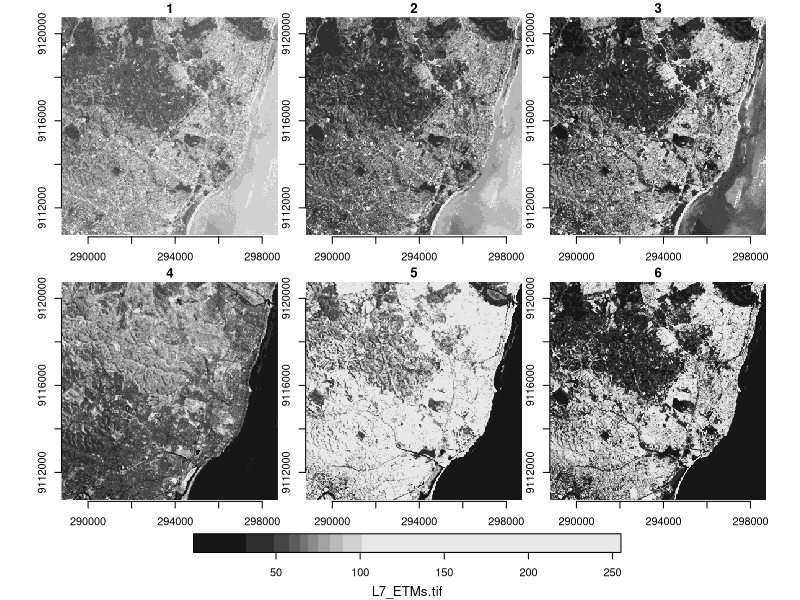
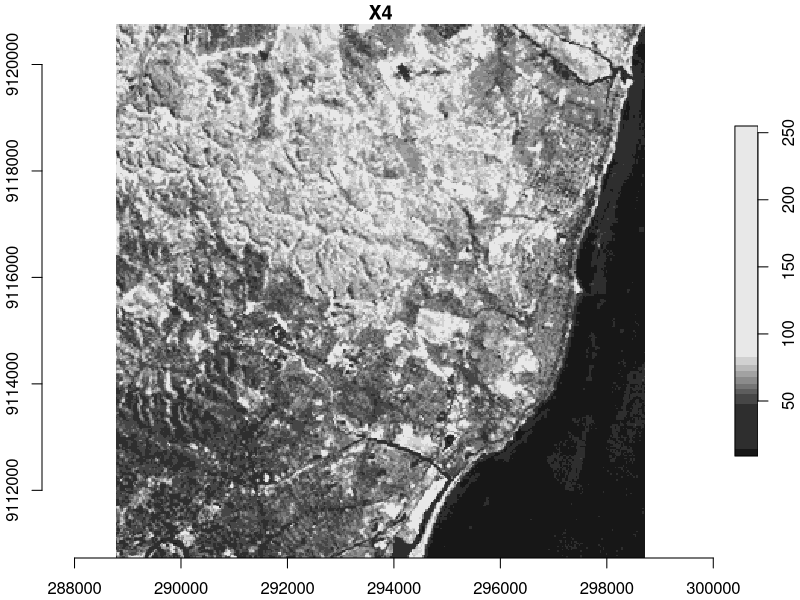
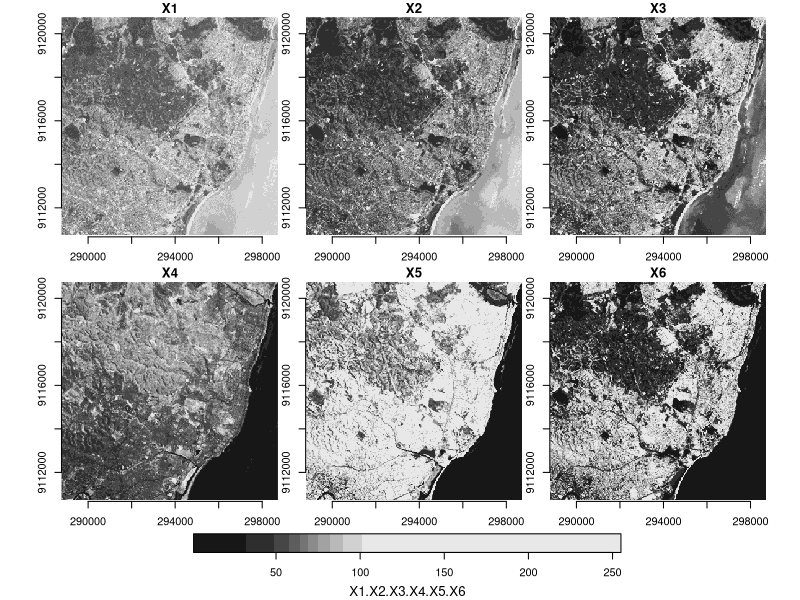
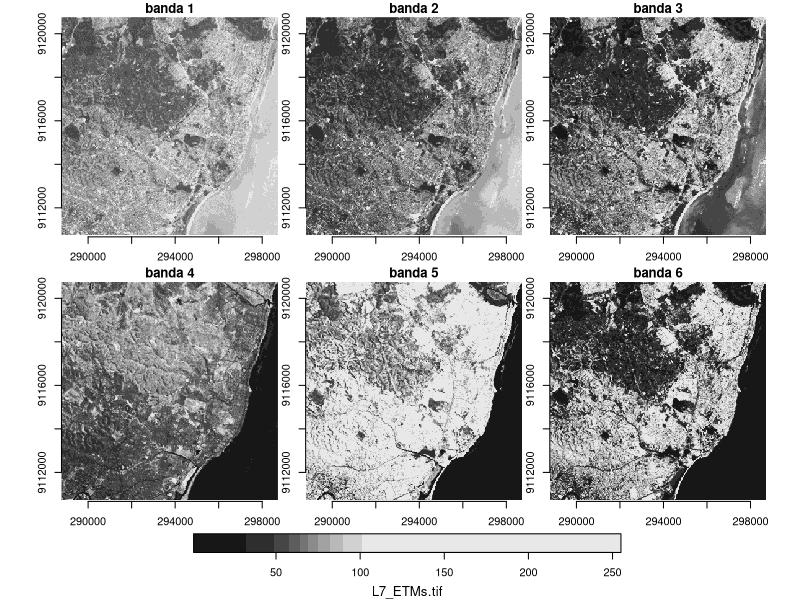

Source code (R) for these figures, in order: (Note: this script raises an error after producing the figures.)
## ---- chunk 1
knitr::opts_chunk$set(echo = TRUE)
## ---- chunk 2
library(stars)
## ---- chunk 3
tif = system.file("tif/L7_ETMs.tif", package = "stars")# creacion del camino del archivo como objeto texto

img = read_stars(tif) # lectura del archivo

plot(img, axes = T) # visualizer las 6 bandas
## ---- chunk 4
# separación de la imagen por la dimensión bandas
(img.sep = split(img, "band"))

# visualización del atributo X4, anterior banda 4
plot(img.sep["X4"], axes = T)
## ---- chunk 5
img2 <-merge(img.sep) 

plot(img2, axes = T)
## ---- chunk 6
img2 <- merge(img.sep)       %>% 
        setNames(names(img)) %>% 
        st_set_dimensions(3,        # definiendo los nombres de las bandas en la dimensión 3
                          values = paste0("banda ", 1:6)) %>%
                          st_set_dimensions(names = c("lon", "lat", "banda")) # nombres de las dimensiones

img2

plot(img2, axes = T)
## ---- chunk 7
olinda <- read_sf("C:/Users/Walter Pina/Documents/Github/spatial_stars/datos/olinda.shp") # lectura del archivo, el camino debe ser actualizado con los datos de la verdadera localización en su computador

plot(olinda["gid"], axes = T)
## ---- chunk 8
st_crs(olinda)

st_crs(img)
## ---- chunk 9
img <- st_transform(img, st_crs(olinda))
## ---- chunk 10
img_corte1 <- img[olinda][, , , 1:3]
## ---- chunk 11
plot(img_corte1[, , , 1], 
     reset = FALSE, 
     axes  = T, 
     main  = " Municipio de Olinda -  Banda 1 (B)")

plot(olinda, 
     col    = NA, 
     border = 'red', 
     add    = TRUE, 
     lwd    = 2)
## ---- chunk 12
plot(img_corte1, axes = T)
## ---- chunk 13
# 1 Creación del círculo y definición del sistema de referencia
circulo = st_sfc(st_buffer( st_point(c(291500, 9117500)), 2000), 
                 crs = st_crs(img))
# 2 corte 
img_cir <- img[circulo][, , , 6]

# 3 visualización
plot(img_cir, 
     axes  = T, 
     reset = FALSE, 
     main  = "Banda 6 con 2 km de buffer",
     ylim  = c(9115000, 9120000),
     xlim  = c(288000, 294000))

plot(circulo, 
     col    = NA, 
     border = 'red', 
     add    = TRUE, 
     lwd    = 2)
## ---- chunk 14
# 1
pt1 = st_point(c(290000, 9119000))
pt2 = st_point(c(293000, 9119000))
pt3 = st_point(c(293000, 9116000))
pt4 = st_point(c(290000, 9116000))
pt5 = st_point(c(290000, 9119000)) # punto de cierre, igual al pt1
# 2
pol <-st_polygon(list(rbind(pt1, pt2, pt3, pt4, pt5)))
# 3
pol <- st_sfc(pol, crs = st_crs(img))
# 4
plot(pol, axes=T)
# 5
img_corte2 <- img[pol][, , , 1:3]
# 6
plot( img[pol][, , , 1:3], 
      axes = T,
      xlim = c(289000, 294000),
      ylim = c(9114000, 9120000))
## ---- chunk 15
p <- st_crop(img[, , , 1:3], pol)
# el polígono también puede ser determinado con xmin, ymin, xmax, ymax de la forma:
# p <- st_crop(img, c(290000, 9116000, 293000, 9119000))
# 
plot(p, axes = T,
      xlim = c(289000, 294000),
      ylim = c(9114000, 9120000))
## ---- chunk 16
img_corte3 <- cut(img, c(0, 50, 100, 255))

plot(img_corte3, axes =T )
## ---- chunk 17
library(dplyr)
img_s1  <-   img %>% slice("band", 1:3)

plot(img_s1, axes = T)
## ---- chunk 18
img_s2 <- img        %>% 
  slice("x", 50:100) %>% 
  slice("y", 20:60)  %>% 
  slice("band", 4:6)

plot(img_s2, axes = T)
